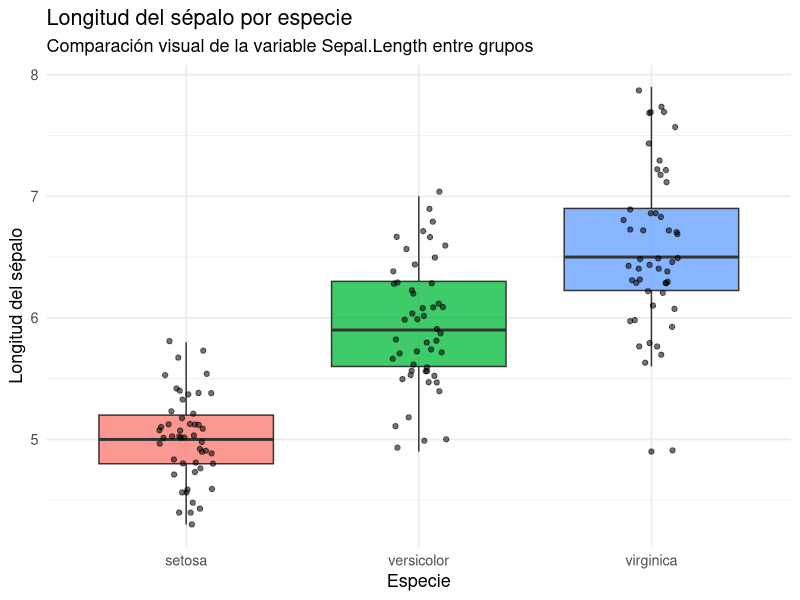
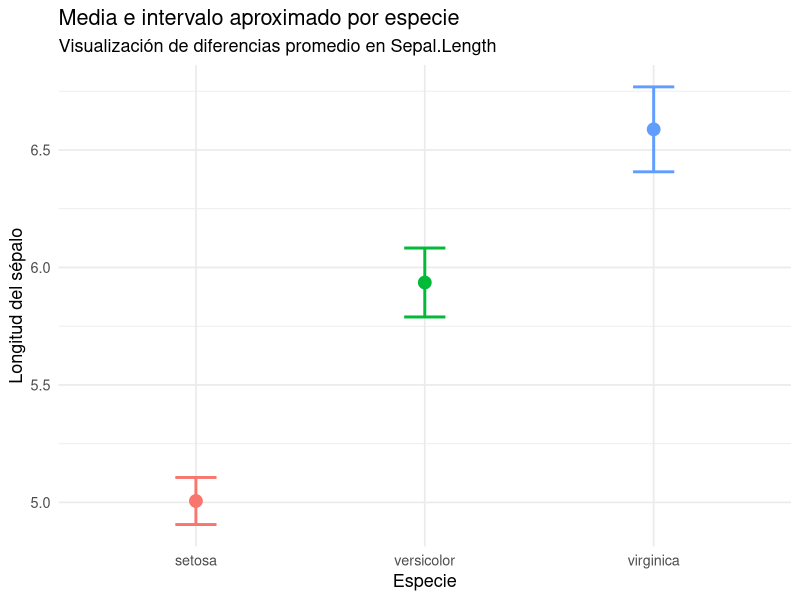
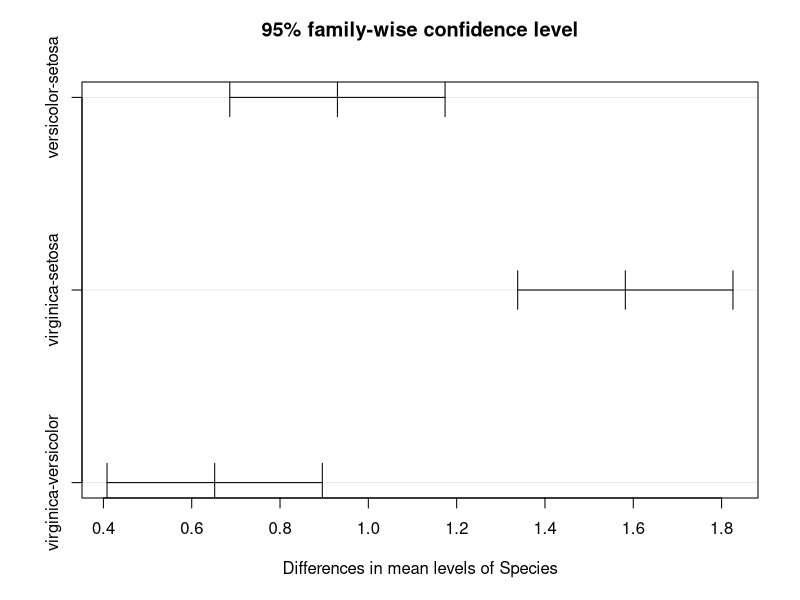
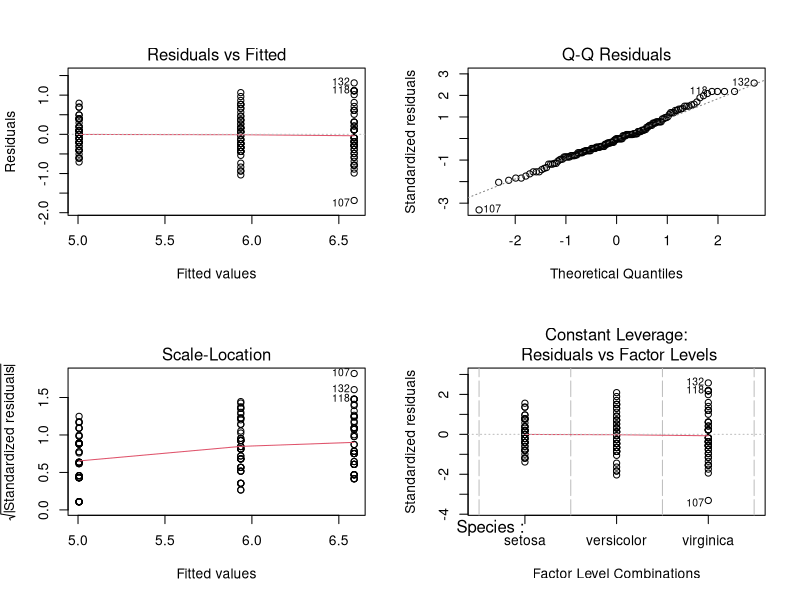
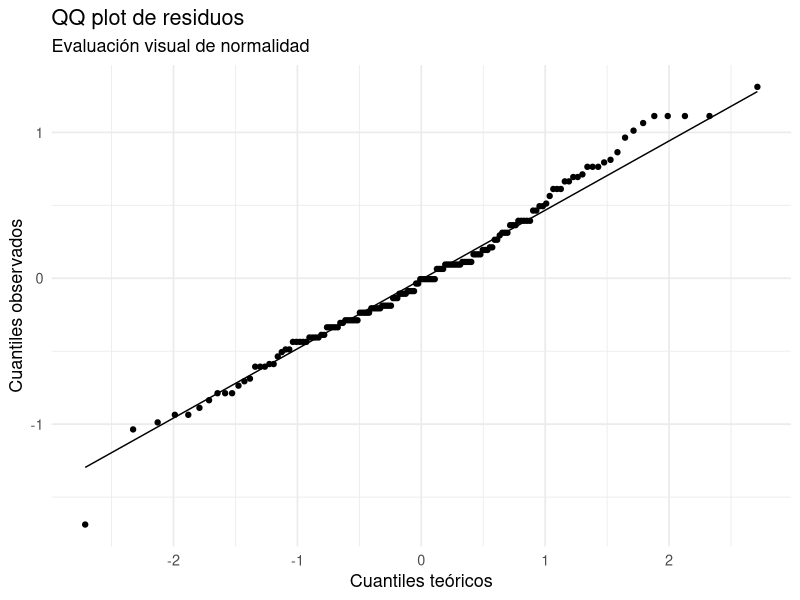
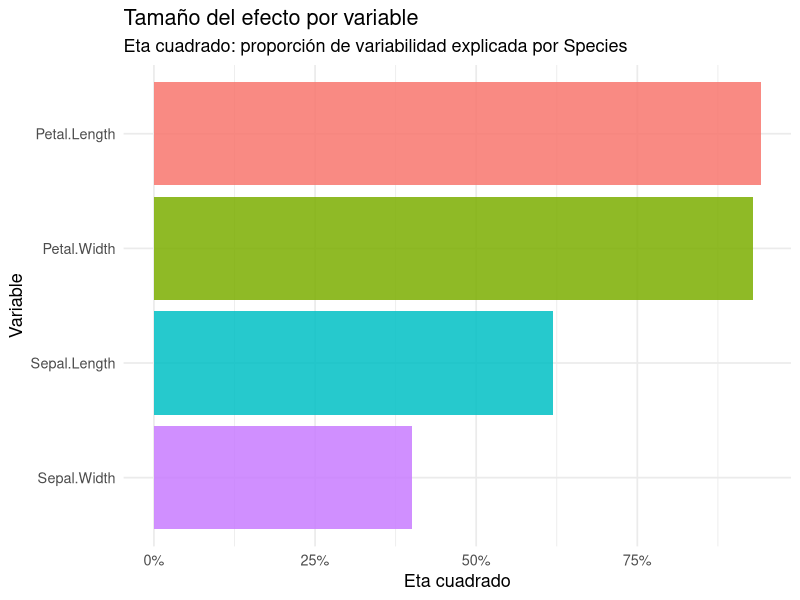

R code for these plots, in order:
## ---- chunk 1
knitr::opts_chunk$set(
  echo = TRUE,
  warning = FALSE,
  message = FALSE,
  fig.align = "center",
  fig.width = 9,
  fig.height = 5.8
)
## ---- chunk 2
library(ggplot2)
library(dplyr)
library(tidyr)
library(scales)
## ---- chunk 3
data(iris)

head(iris)
## ---- chunk 4
str(iris)
summary(iris)
## ---- chunk 5
iris |>
  group_by(Species) |>
  summarise(
    n = n(),
    media = mean(Sepal.Length),
    mediana = median(Sepal.Length),
    desviacion = sd(Sepal.Length),
    minimo = min(Sepal.Length),
    maximo = max(Sepal.Length)
  )
## ---- chunk 6
ggplot(iris, aes(x = Species, y = Sepal.Length, fill = Species)) +
  geom_boxplot(alpha = 0.75) +
  geom_jitter(width = 0.12, alpha = 0.55) +
  labs(
    title = "Longitud del sépalo por especie",
    subtitle = "Comparación visual de la variable Sepal.Length entre grupos",
    x = "Especie",
    y = "Longitud del sépalo"
  ) +
  theme_minimal(base_size = 13) +
  theme(legend.position = "none")
## ---- chunk 7
ggplot(iris, aes(x = Species, y = Sepal.Length, color = Species)) +
  stat_summary(fun = mean, geom = "point", size = 4) +
  stat_summary(fun.data = mean_cl_normal, geom = "errorbar", width = 0.18, linewidth = 1) +
  labs(
    title = "Media e intervalo aproximado por especie",
    subtitle = "Visualización de diferencias promedio en Sepal.Length",
    x = "Especie",
    y = "Longitud del sépalo"
  ) +
  theme_minimal(base_size = 13) +
  theme(legend.position = "none")
## ---- chunk 8
modelo <- aov(Sepal.Length ~ Species, data = iris)

summary(modelo)
## ---- chunk 9
anova_tabla <- summary(modelo)[[1]]
p_valor <- anova_tabla$`Pr(>F)`[1]

p_valor

if (p_valor < 0.05) {
  "Se rechaza H0: existe evidencia de diferencias entre medias."
} else {
  "No se rechaza H0: no hay evidencia suficiente de diferencias entre medias."
}
## ---- chunk 10
SS_entre <- anova_tabla$`Sum Sq`[1]
SS_dentro <- anova_tabla$`Sum Sq`[2]
SS_total <- SS_entre + SS_dentro

eta2 <- SS_entre / SS_total

eta2
## ---- chunk 11
tukey <- TukeyHSD(modelo)

tukey
## ---- chunk 12
plot(tukey)
## ---- chunk 13
iris$residuos_modelo <- residuals(modelo)
iris$ajustados_modelo <- fitted(modelo)

head(iris)
## ---- chunk 14
par(mfrow = c(2, 2))
plot(modelo)
par(mfrow = c(1, 1))
## ---- chunk 15
ggplot(iris, aes(sample = residuos_modelo)) +
  stat_qq() +
  stat_qq_line() +
  labs(
    title = "QQ plot de residuos",
    subtitle = "Evaluación visual de normalidad",
    x = "Cuantiles teóricos",
    y = "Cuantiles observados"
  ) +
  theme_minimal(base_size = 13)
## ---- chunk 16
shapiro.test(residuals(modelo))
## ---- chunk 17
iris |>
  group_by(Species) |>
  summarise(
    varianza = var(Sepal.Length),
    desviacion = sd(Sepal.Length)
  )
## ---- chunk 18
bartlett.test(Sepal.Length ~ Species, data = iris)
## ---- chunk 19
modelo_petal_length <- aov(Petal.Length ~ Species, data = iris)

summary(modelo_petal_length)
TukeyHSD(modelo_petal_length)
## ---- chunk 20
modelo_petal_width <- aov(Petal.Width ~ Species, data = iris)

summary(modelo_petal_width)
TukeyHSD(modelo_petal_width)
## ---- chunk 21
modelo_sepal_width <- aov(Sepal.Width ~ Species, data = iris)

summary(modelo_sepal_width)
TukeyHSD(modelo_sepal_width)
## ---- chunk 22
extraer_anova <- function(modelo, variable) {
  tabla <- summary(modelo)[[1]]
  data.frame(
    Variable = variable,
    F = tabla$`F value`[1],
    p_valor = tabla$`Pr(>F)`[1],
    SS_entre = tabla$`Sum Sq`[1],
    SS_dentro = tabla$`Sum Sq`[2],
    eta2 = tabla$`Sum Sq`[1] / sum(tabla$`Sum Sq`)
  )
}

comparacion <- bind_rows(
  extraer_anova(modelo, "Sepal.Length"),
  extraer_anova(modelo_sepal_width, "Sepal.Width"),
  extraer_anova(modelo_petal_length, "Petal.Length"),
  extraer_anova(modelo_petal_width, "Petal.Width")
)

comparacion
## ---- chunk 23
ggplot(comparacion, aes(x = reorder(Variable, eta2), y = eta2, fill = Variable)) +
  geom_col(alpha = 0.85) +
  coord_flip() +
  scale_y_continuous(labels = percent_format()) +
  labs(
    title = "Tamaño del efecto por variable",
    subtitle = "Eta cuadrado: proporción de variabilidad explicada por Species",
    x = "Variable",
    y = "Eta cuadrado"
  ) +
  theme_minimal(base_size = 13) +
  theme(legend.position = "none")
